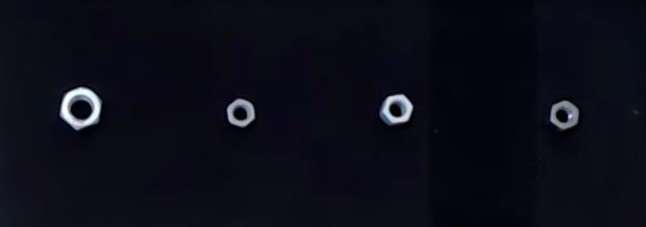
#> input picture nut.jpg, 646 x 227 px
$ python ubidots.py
#> lines starting #> are read from the running program, lines starting #| are printed output that depends on the picture; after the words box and inside, x2 and y2 are one past the last pixel; in counts of white or black regions, pixels touching at a corner belong together
import cv2
import numpy as np
import platform
import time
import requests

#ubidots credentials

DEVICE_LABEL = "computer"  # Replace by your desired device label
VARIABLE_LABEL = "small"  # Replace by your desired counter variable label
UBIDOTS_TOKEN = "BBFF-pUCt0O6mhWNZd1qomM29zbkCJbJNX5"  # Add here your Ubidots token

#send data to ubidots

def send_data_to_ubidots(ubidots_token, device_label, variable_label, value):
    try:
        kwargs = {
            "headers": {"X-Auth-Token": ubidots_token, "Content-type": "application/json"},
            "json": {variable_label: value},
            "url": f"https://industrial.api.ubidots.com/api/v1.6/devices/{device_label}",
            "method": "post"
        }

        return requests.request(**kwargs)

    except Exception as e:
        print(
            f"there was an error after attempting to send values, details:\n{e}")
        return None

def main():
    #read the image
    small = 0
    big = 0
    img = cv2.imread('nut.jpg')
#> img is the input picture: shape (227, 646, 3); mean B, G, R 23.3, 12.9, 11.9
    cv2.imshow('original', img)
    #gray scalling

    gray_scale = cv2.cvtColor(img, cv2.COLOR_BGR2GRAY)

    #Thresholding

    _, threshold = cv2.threshold(gray_scale, 50, 255, cv2.THRESH_BINARY)
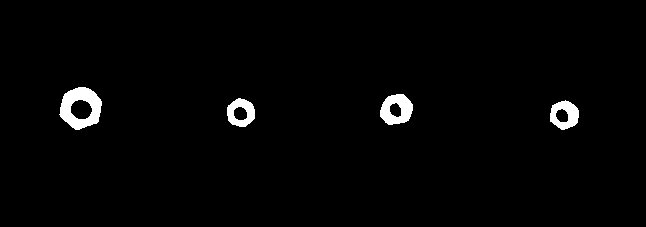
#> threshold: shape (227, 646); 1.9% white; 4 white regions

    #detect the contours

    contours, hierarchy = cv2.findContours(threshold, cv2.RETR_EXTERNAL, cv2.CHAIN_APPROX_NONE)
#> contours = 4 contours; box (x1, y1, x2, y2) and area: (59, 87, 102, 130) 1316, (380, 94, 413, 125) 748, (550, 100, 579, 130) 614, (227, 98, 255, 127) 592
    for cnt in contours:

        (x, y, w, h) = cv2.boundingRect(cnt)

        #finding the area of the nut

        area = cv2.contourArea(cnt)
        cv2.putText(img, str(area), (x,y), 0, 1, (255,0,0) )

        #distinguish the small nuts

        if area >1000:
            cv2.rectangle(img, (x,y), (x+w, y+h), (0,0,255), 2)
            big = big+1
        if area < 1000:
            cv2.rectangle(img, (x,y), (x+w, y+h), (0,255,0), 2)
            small = small+1
#> this loop made 4 passes
#> (x, y, w, h, area, big) on pass 4: (59, 87, 43, 43, 1315.5, 1)
#> (x, y, w, h, area) on passes 1 to 3: (550, 100, 29, 30, 614), (227, 98, 28, 29, 592.5), (380, 94, 33, 31, 748)
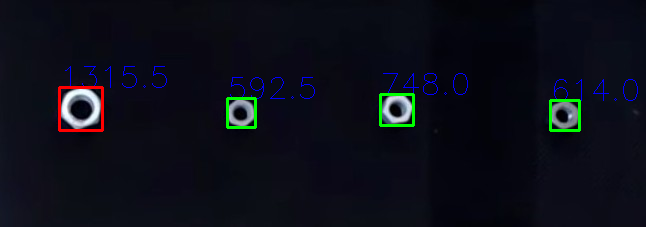
#> img: shape (227, 646, 3); 1.62% of pixels changed, all inside (x1, y1, x2, y2) = (58, 66, 638, 132)
#> after the loop, big = 1; small = 3

    print("Total number of big nuts: ", big)
#| Total number of big nuts:  1
    print("Total number of small nuts: ", small)
#| Total number of small nuts:  3
    cv2.imshow('contours', img)
    cv2.waitKey(0)
#> (the run stopped early here; a loop or call above may not have finished)
